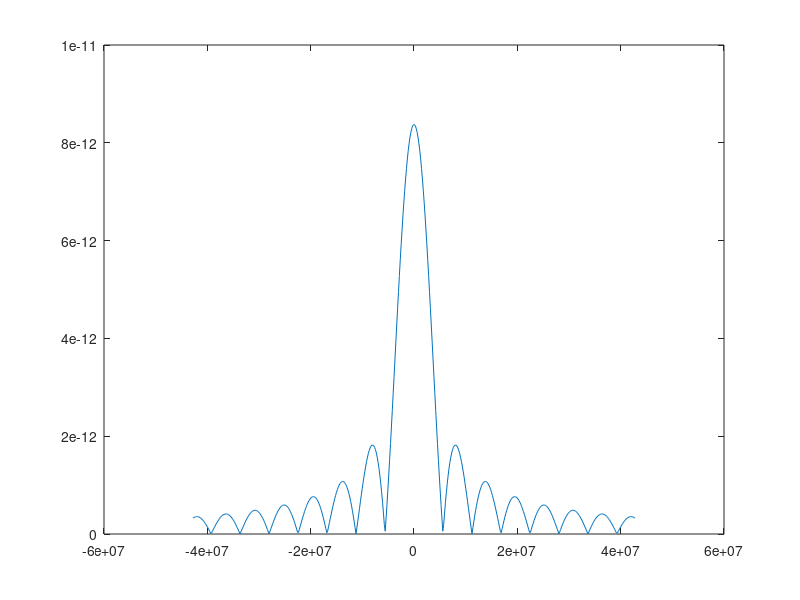

Reproduce this figure in MATLAB. (Note: this script raises an error after producing the figure.)
%constant definitions
fluxQuantum = 2.06783383E-15;
lambda = 39E-9; %London penetration depth of Niobium

%geometry
d = 10E-9; L = 100E-9;

%physical quantities
width = 0.16; N=500;
B = linspace(-width,width,N);
beta = 2*pi*(2*lambda+d)*B/fluxQuantum;
I0 = 200E-6; %peak

Ic = @(x)I0*abs(sinc(x*L*(2*lambda+d)/fluxQuantum));

Ic_max = Ic(beta);
plot(beta, Ic_max);

[I_even, minX] = flipFn(Ic_max,beta);
%plot(beta,I_even);

I_odd = interp1(beta, I_even, minX);

Ix = I_even + 1j*I_odd;

Jx = ifft(Ix);

%plot(beta, Ic_max, 'r', beta, I_even, 'g', beta, I_odd, 'b');
%plot(beta, Jx);

